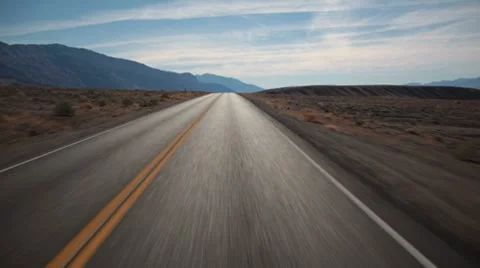
#> input picture r4.jpg, 480 x 268 px
$ jupyter execute test.ipynb   (text cells are left out)
#> lines starting #> are read from the running program, lines starting #| are printed output that depends on the picture; after the words box and inside, x2 and y2 are one past the last pixel; in counts of white or black regions, pixels touching at a corner belong together; pictures that were not available may be replaced by others from this repository, and a replacement may not be noted
[cell 1]
import matplotlib.pyplot as plt
import numpy as np
import cv2

[cell 2]
img=cv2.imread("r4.jpg")
#> img is the input picture: shape (268, 480, 3); mean B, G, R 102.9, 103.6, 103.7
plt.imshow(img)

[cell 3]
cv2.imshow('frame',img)
cv2.waitKey(0)
cv2.destroyAllWindows()

[cell 4]
#to rgb
rgb=cv2.cvtColor(img,cv2.COLOR_BGR2RGB)
plt.imshow(rgb)

[cell 5]
#to greyscale
grey = cv2.cvtColor(rgb,cv2.COLOR_BGR2GRAY)
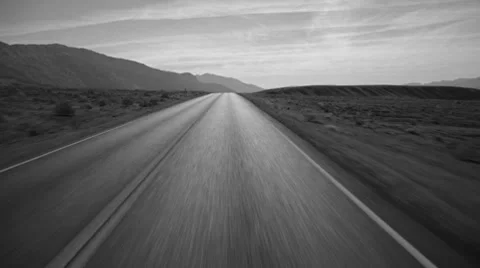
#> grey: shape (268, 480); min 12, max 223, mean 103.4
#plt.imshow(grey)
#plt.show()

[cell 6]
blur = cv2.GaussianBlur(grey,(5,5),sigmaX=0,sigmaY=None)
#plt.imshow(blur,cmap='gray')
#plt.title('GaussianBlur')
#plt.show()

[cell 7]
#using Canny
edges = cv2.Canny(img,100,150)
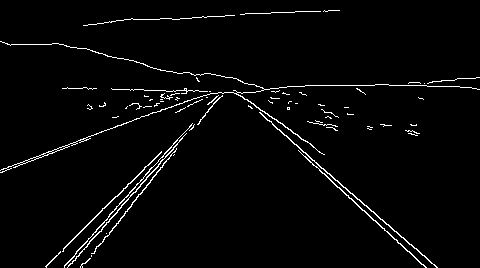
#> edges: shape (268, 480); 2.7% white in thin lines or dots
plt.imshow(edges,cmap='gray')
plt.title('Edgy')
plt.show()

[cell 8]
edges.shape
#> Out = (268, 480)

[cell 9]
def region(image):
    height, width = image.shape
    triangle = np.array([
                       #[(0, height), (240, 100), (480, height)]
                       [(int(width/10), height), (int(width/2), int(height*0.25)), (int(width/10*9), height)]
                       ])

    mask = np.zeros_like(image)
    mask = cv2.fillPoly(mask, triangle, 255)
    #plt.imshow(mask,cmap='gray')
    #plt.show()
    mask = cv2.bitwise_and(image, mask)
    return mask

#plt.imshow(edges,cmap='gray')
#plt.show()
isolated = region(edges)
#> in region, `mask = cv2.bitwise_and(image, mask)`:
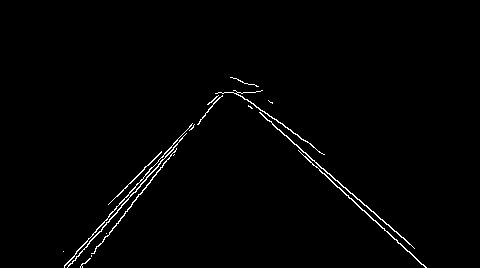
#> mask: shape (268, 480); 1.3% white in thin lines or dots, all inside (x1, y1, x2, y2) = (63, 77, 427, 268)
plt.imshow(isolated,cmap='gray')
plt.show()

[cell 10]
lines = cv2.HoughLinesP(isolated, 2, np.pi/180, 100, np.array([]), minLineLength=40, maxLineGap=5)
#> lines = [[364, 210, 425, 267], [67, 267, 160, 163], [263, 116, 414, 248], [100, 244, 172, 153], [64, 267, 151, 167], [240, 95, 314, 147], [298, 150, 349, 198], [140, 184, 177, 144], [345, 187, 407, 241], [82, 267, 146, 185]]

[cell 11]
orig_copy = np.copy(rgb)
#plt.imshow(orig_copy)
#plt.show()

[cell 12]
lined_image=np.zeros_like(orig_copy)
plt.imshow(lined_image)
plt.show()

[cell 13]
def lined(image,lines):
    lined_image=np.zeros_like(image) #just full black image of original image
    if lines is not None:  #if lines found at all
        for line in lines:
            x1,y1,x2,y2=line.reshape(4) #changes 2d[[]] array to 1d []
            cv2.line(lined_image,(x1,y1),(x2,y2),(255,0,0),10)  #drawing lines found by HTrans onto black img
    return lined_image
black_lines = lined(orig_copy,lines)
#> the loop in lined, `for line in lines:` made 10 passes
#> after the loop in lined, `for line in lines:`:
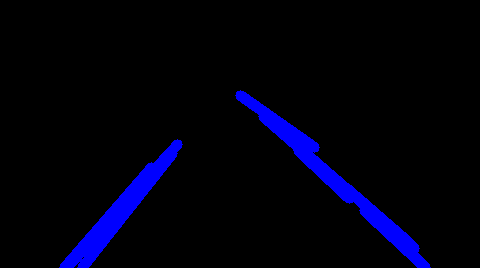
#> lined_image: shape (268, 480, 3); mean of channels 0, 1, 2 14.3, 0, 0; drawn as B, G, R
#plt.imshow(black_lines)
#plt.show()

[cell 14]
added = cv2.addWeighted(rgb,0.8,black_lines,1,1)
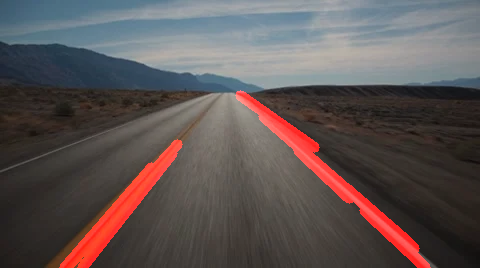
#> added: shape (268, 480, 3); mean R, G, B 93.7, 83.9, 83.3
#plt.imshow(added)
#plt.show()

[cell 15]
def averager(lane_img,lines):
    left = []
    right =[]
    for line in lines:
        x1,y1,x2,y2 = line.reshape(4)         #polyfit takes coords of a line and returns m and c
        param = np.polyfit((x1,x2),(y1,y2),1) #m at 0 c at 1
        m = param[0]
        c = param[1]

        if(m<0):
            left.append((m,c))
        else:
            right.append((m,c))

    l_avg = np.average(left,axis=0)  #list of 2 elements
    r_avg = np.average(right,axis=0)

    left_line = coordinator(l_avg,lane_img)
    right_line = coordinator(r_avg,lane_img)

    cv2.line(lane_img,(left_line[0],left_line[1]),(left_line[2],left_line[3]),(255,0,0),5)
    cv2.line(lane_img,(right_line[0],right_line[1]),(right_line[2],right_line[3]),(255,0,0),5)
    return lane_img


def coordinator(line_params,img):
    m = line_params[0]
    c = line_params[1]
    y1 = img.shape[0]
    y2 = int(3/5*y1)
    x1 = int((y1-c)/m)
    x2 = int((y2-c)/m)

    l = [x1,y1,x2,y2]
    return l


frame = averager(orig_copy,lines)
#> the loop in averager, `for line in lines:` made 10 passes
#> (x1, y1, x2, y2, m, c) on passes 1 to 10: (364, 210, 425, 267, 0.934, -130.1), (67, 267, 160, 163, -1.12, 341.9), (263, 116, 414, 248, 0.874, -113.9), (100, 244, 172, 153, -1.26, 370.4), (64, 267, 151, 167, -1.15, 340.6), (240, 95, 314, 147, 0.703, -73.65), (298, 150, 349, 198, 0.941, -130.5), (140, 184, 177, 144, -1.08, 335.4), (345, 187, 407, 241, 0.871, -113.5), (82, 267, 146, 185, -1.28, 372.1)
#> after the loop in averager, `for line in lines:`: left = [(-1.12, 341.9), (-1.26, 370.4), (-1.15, 340.6), (-1.08, 335.4), (-1.28, 372.1)]; right = [(0.934, -130.1), (0.874, -113.9), (0.703, -73.65), (0.941, -130.5), (0.871, -113.5)]
#> in averager, `l_avg = np.average(left,axis=0)`: l_avg = [-1.18, 352.1]
#> in averager, `r_avg = np.average(right,axis=0)`: r_avg = [0.865, -112.3]
#> in coordinator, `m = line_params[0]`: m = -1.18
#> in coordinator, `c = line_params[1]`: c = 352.1
#> in coordinator, `x1 = int((y1-c)/m)`: x1 = 71
#> in coordinator, `x2 = int((y2-c)/m)`: x2 = 162
#> in coordinator, `l = [x1,y1,x2,y2]`: l = [71, 268, 162, 160]
#> in averager, `right_line = coordinator(r_avg,lane_img)`: right_line = [439, 268, 314, 160]
#> in averager, `cv2.line(lane_img,(right_line[0],right_line[1]),(right_line[2],right_l..`:
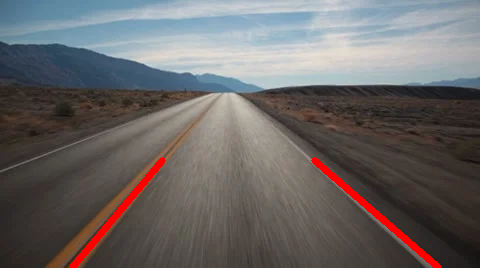
#> lane_img: shape (268, 480, 3); mean R, G, B 106.2, 102.3, 101.8
plt.imshow(frame)
plt.show()

[cell 16]
img.shape
#> Out = (268, 480, 3)

[cell 17]
cap = cv2.VideoCapture("r5.mp4")
while(cap.isOpened):
    ret,frame = cap.read()
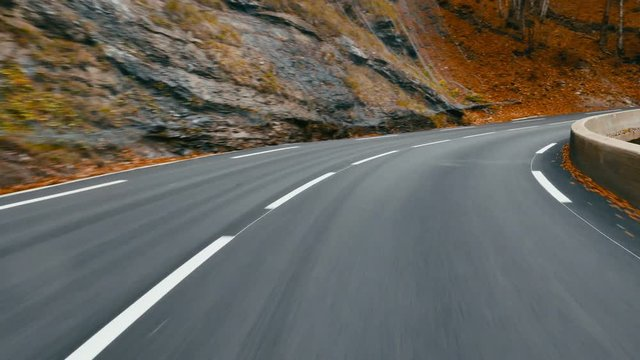
#> input picture r1.jpg, 640 x 360 px, given in place of r5.mp4, which was not available
#> frame is the input picture: shape (360, 640, 3); mean B, G, R 92.1, 99.6, 102.1
    if ret==True:
        cv2.imshow('Frame',frame)
        if cv2.waitKey(25) & 0xFF == ord('q'):
#> (key q is pressed here)
            break
    else:
        break

cap.release()
cv2.destroyAllWindows()
